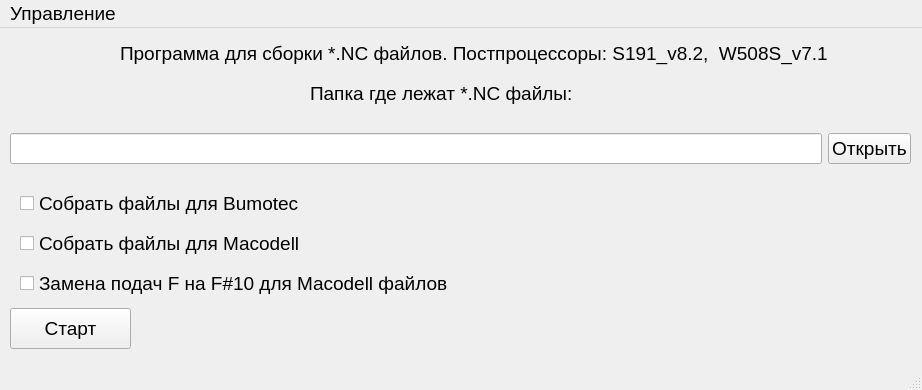
<?xml version="1.0" encoding="UTF-8"?>
<ui version="4.0">
 <class>MainWindow</class>
 <widget class="QMainWindow" name="MainWindow">
  <property name="geometry">
   <rect>
    <x>0</x>
    <y>0</y>
    <width>922</width>
    <height>390</height>
   </rect>
  </property>
  <property name="font">
   <font>
    <pointsize>14</pointsize>
   </font>
  </property>
  <property name="windowTitle">
   <string>IGOREK_v1.32</string>
  </property>
  <widget class="QWidget" name="centralwidget">
   <widget class="QLabel" name="title_lable">
    <property name="geometry">
     <rect>
      <x>310</x>
      <y>50</y>
      <width>271</width>
      <height>31</height>
     </rect>
    </property>
    <property name="text">
     <string>Папка где лежат *.NC файлы:</string>
    </property>
   </widget>
   <widget class="QWidget" name="horizontalLayoutWidget">
    <property name="geometry">
     <rect>
      <x>10</x>
      <y>90</y>
      <width>901</width>
      <height>61</height>
     </rect>
    </property>
    <layout class="QHBoxLayout" name="horizontalLayout">
     <item>
      <widget class="QLineEdit" name="show_path"/>
     </item>
     <item>
      <widget class="QPushButton" name="change_path">
       <property name="text">
        <string>Открыть</string>
       </property>
      </widget>
     </item>
    </layout>
   </widget>
   <widget class="QPushButton" name="start_button">
    <property name="geometry">
     <rect>
      <x>10</x>
      <y>280</y>
      <width>121</width>
      <height>41</height>
     </rect>
    </property>
    <property name="text">
     <string>Старт</string>
    </property>
   </widget>
   <widget class="QLabel" name="status_label">
    <property name="geometry">
     <rect>
      <x>150</x>
      <y>280</y>
      <width>771</width>
      <height>41</height>
     </rect>
    </property>
    <property name="text">
     <string/>
    </property>
   </widget>
   <widget class="QLabel" name="label">
    <property name="geometry">
     <rect>
      <x>120</x>
      <y>0</y>
      <width>711</width>
      <height>51</height>
     </rect>
    </property>
    <property name="text">
     <string>Программа для сборки *.NC файлов. Постпроцессоры: S191_v8.2,  W508S_v7.1</string>
    </property>
   </widget>
   <widget class="QCheckBox" name="replace_mac_feed">
    <property name="geometry">
     <rect>
      <x>20</x>
      <y>240</y>
      <width>451</width>
      <height>31</height>
     </rect>
    </property>
    <property name="text">
     <string>Замена подач F на F#10 для Macodell файлов</string>
    </property>
   </widget>
   <widget class="QCheckBox" name="gen_macodel">
    <property name="geometry">
     <rect>
      <x>20</x>
      <y>200</y>
      <width>401</width>
      <height>31</height>
     </rect>
    </property>
    <property name="text">
     <string>Собрать файлы для Macodell</string>
    </property>
   </widget>
   <widget class="QCheckBox" name="gen_bumotec">
    <property name="geometry">
     <rect>
      <x>20</x>
      <y>160</y>
      <width>351</width>
      <height>31</height>
     </rect>
    </property>
    <property name="text">
     <string>Собрать файлы для Bumotec</string>
    </property>
   </widget>
  </widget>
  <widget class="QMenuBar" name="menubar">
   <property name="geometry">
    <rect>
     <x>0</x>
     <y>0</y>
     <width>922</width>
     <height>31</height>
    </rect>
   </property>
   <widget class="QMenu" name="menu">
    <property name="title">
     <string>Управление</string>
    </property>
    <addaction name="read_log_file"/>
   </widget>
   <addaction name="menu"/>
  </widget>
  <widget class="QStatusBar" name="statusbar"/>
  <action name="action">
   <property name="text">
    <string>открыть</string>
   </property>
  </action>
  <action name="read_log_file">
   <property name="text">
    <string>Посмотреть error.log</string>
   </property>
   <property name="font">
    <font>
     <pointsize>12</pointsize>
    </font>
   </property>
  </action>
 </widget>
 <resources/>
 <connections/>
</ui>
